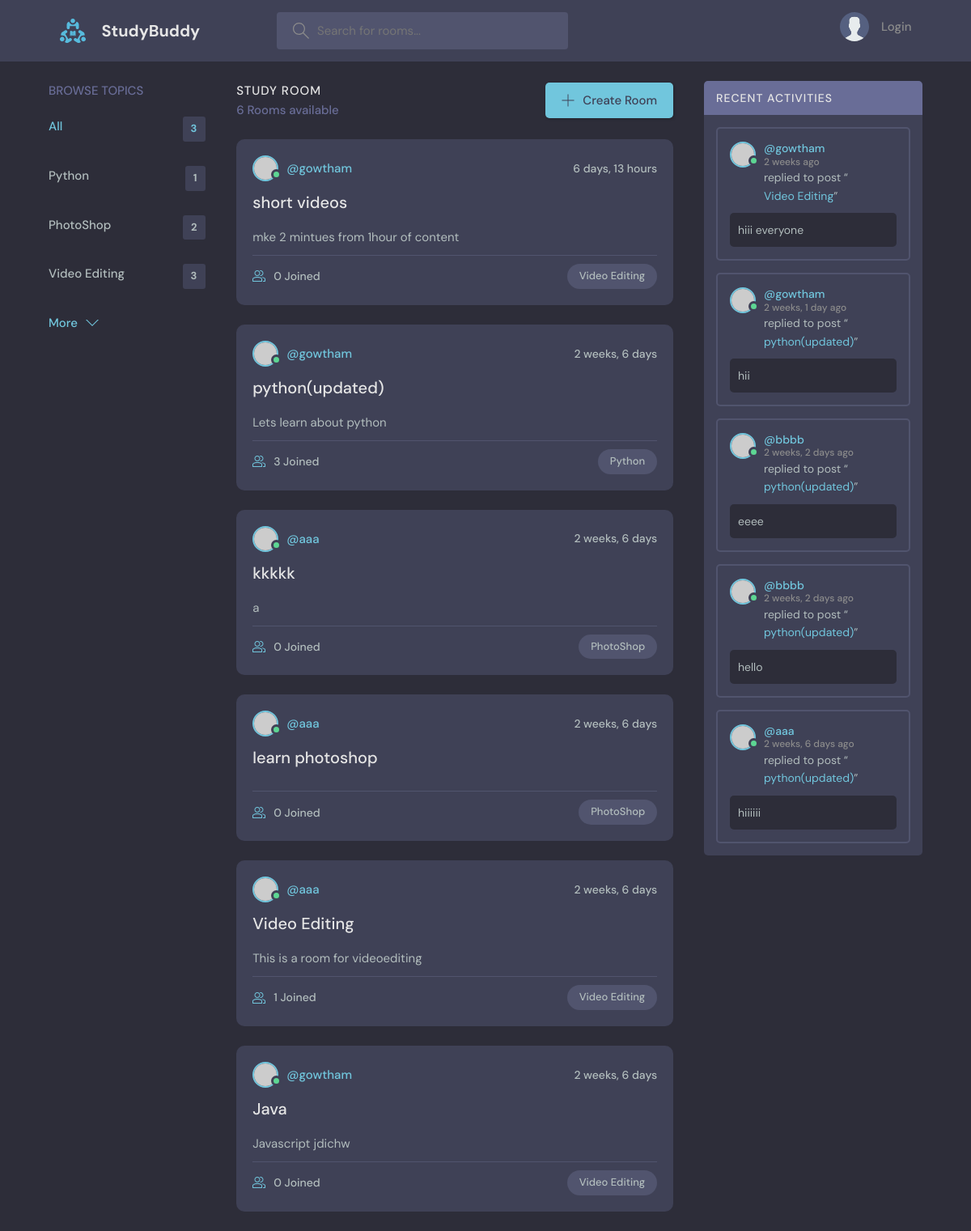
The page / on the database its author committed.
### core/models.py (models this page shows, shortened)
class Topics(models.Model):
    name = models.CharField(max_length=200)

class Room(models.Model):
    host = models.ForeignKey(User, on_delete=models.SET_NULL,null = True)
    topic = models.ForeignKey(Topics, on_delete=models.SET_NULL,null = True)
    name = models.CharField(max_length = 100)
    descriptions  = models.TextField(null=True,blank = True)
    updated = models.DateTimeField(auto_now= True)
    created = models.DateTimeField(auto_now_add=True)
    participants = models.ManyToManyField(User,related_name = 'participants',blank = True)
    class Meta:
        ordering = ['-updated','-created']
    def __str__(self):
        return self.name

class Message(models.Model):
    user = models.ForeignKey(User, on_delete= models.CASCADE)
    room = models.ForeignKey(Room, on_delete= models.CASCADE)
    body = models.TextField()
    updated = models.DateTimeField(auto_now= True)
    created = models.DateTimeField(auto_now_add=True)
    class Meta:
        ordering = ['-created']

### core/views.py (the view)
# urls.py: path('',home,name='home'),
def home(request):
    q = request.GET.get('q') if request.GET.get('q') != None else ''
    rooms = Room.objects.filter(
        Q(topic__name__icontains=q)|
        Q(name__icontains=q )|
        Q(descriptions__icontains=q) )
    topics = Topics.objects.all()
    room_count = rooms.count()
    recent_activity = Message.objects.filter(Q(room__topic__name__icontains =q ))
    context = {'rooms':rooms,'topics':topics,'room_count':room_count,'recent_activity':recent_activity}
    return render(request,'home.html',context)

### core/templates/home.html (shortened to what this page needs)
{% extends 'main.html'%}
{% block content %}
    <main class="layout layout--3">
      <div class="container">
       {% include 'topics_component.html'%}
        <div class="roomList">
          <div class="roomList__header">
            <div>
              <h2>Study Room</h2>
              <p>{{room_count}} Rooms available</p>
            </div>
            <a class="btn btn--main" href="create-room.html">
              <svg version="1.1" xmlns="http://www.w3.org/2000/svg" width="32" height="32" viewBox="0 0 32 32">
                <title>add</title>
                <path
                  d="M16.943 0.943h-1.885v14.115h-14.115v1.885h14.115v14.115h1.885v-14.115h14.115v-1.885h-14.115v-14.115z"
                ></path>
              </svg>
              Create Room
            </a>
          </div>
          {% include 'feed_component.html' %}
        </div>
        <div class="activities">
         {% include 'activity_component.html'%}
        </div>
      </div>
    </main>
{%endblock content%}

### core/templates/topics_component.html
 <div class="topics">
          <div class="topics__header">
            <h2>Browse Topics</h2>
          </div>
          <ul class="topics__list">
            <li>
              <a href="{% url 'home'%}" class="active">All <span>{{topics.count}}</span></a>
            </li>
            {% for topic in topics%}
            <li>
              <a href="{% url 'home'%}?q={{topic.name}}">{{topic.name}}<span>{{topic.room_set.all.count}}</span></a>
            </li>
            {%endfor%}
          </ul>
          <a class="btn btn--link" href="topics.html">
            More
            <svg version="1.1" xmlns="http://www.w3.org/2000/svg" width="32" height="32" viewBox="0 0 32 32">
              <title>chevron-down</title>
              <path d="M16 21l-13-13h-3l16 16 16-16h-3l-13 13z"></path>
            </svg>
          </a>
        </div>

### core/templates/feed_component.html (shortened to what this page needs)
{% for room in rooms %}
<div class="roomListRoom">
            <div class="roomListRoom__header">
              <a href="{% url 'user-profile' room.host.id %}" class="roomListRoom__author">
                <div class="avatar avatar--small active">
                  <img src="https://randomuser.me/api/portraits/men/11.jpg" />
                </div>
                <span>@{{room.host}}</span>
              </a>
              <div class="roomListRoom__actions">
                <span>{{room.created|timesince}}</span>
              </div>
            </div>
            <div class="roomListRoom__content">
              <a href="room/{{ room.id }}/">{{room.name}}</a>
              <p>
                {{room.descriptions}}
              </p>
            </div>
            <div class="roomListRoom__meta">
              <a class="roomListRoom__joined">
                {{room.participants.count}} Joined
              </a>
              <p class="roomListRoom__topic">{{room.topic.name}}</p>
            </div>
          </div>
{% endfor%}

### core/templates/activity_component.html (shortened to what this page needs)
 <div class="activities__header">
            <h2>Recent Activities</h2>
          </div>
         {% for message in recent_activity %}
          <div class="activities__box">
            <div class="activities__boxHeader roomListRoom__header">
              <a href="{% url 'user-profile' message.user.id %}" class="roomListRoom__author">
                <div class="avatar avatar--small active">
                  <img src="https://randomuser.me/api/portraits/men/13.jpg" />
                </div>
                <p>
                  @{{message.user}}
                  <span>{{message.created|timesince}} ago</span>
                </p>
              </a>
            </div>
            <div class="activities__boxContent">
              <p>replied to post “<a href="{%url 'room' message.room.id%}">{{message.room}}</a>”</p>
              <div class="activities__boxRoomContent">
                {{message.body}}
              </div>
            </div>
          </div>
          {% endfor %}

### rows shown on the page
Topics: name "Python", room_set.all.count "1"
Topics: name "PhotoShop", room_set.all.count "2"
Topics: name "Video Editing", room_set.all.count "3"
Room: host "gowtham", created "6 days, 13 hours", name "short videos", descriptions "mke 2 mintues from 1hour of content", participants.count "0", topic.name "Video Editing"
Room: host "gowtham", created "2 weeks, 6 days", name "python(updated)", descriptions "Lets learn about python", participants.count "3", topic.name "Python"
Room: host "aaa", created "2 weeks, 6 days", name "kkkkk", descriptions "a", participants.count "0", topic.name "PhotoShop"
Room: host "aaa", created "2 weeks, 6 days", name "learn photoshop", participants.count "0", topic.name "PhotoShop"
Room: host "aaa", created "2 weeks, 6 days", name "Video Editing", descriptions "This is a room for videoediting", participants.count "1", topic.name "Video Editing"
Room: host "gowtham", created "2 weeks, 6 days", name "Java", descriptions "Javascript jdichw", participants.count "0", topic.name "Video Editing"
Message: user "gowtham", created "2 weeks", room "Video Editing", body "hiii everyone"
Message: user "gowtham", created "2 weeks, 1 day", room "python(updated)", body "hii"
Message: user "bbbb", created "2 weeks, 2 days", room "python(updated)", body "eeee"
Message: user "bbbb", created "2 weeks, 2 days", room "python(updated)", body "hello"
Message: user "aaa", created "2 weeks, 6 days", room "python(updated)", body "hiiiiii"

### other values the page prints
{{ topics.count }} "3"
{{ room_count }} "6"
